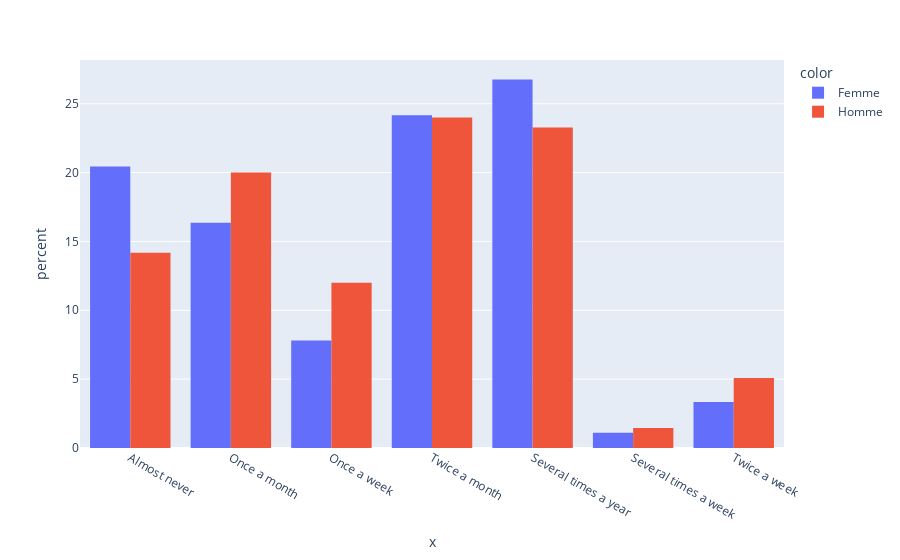

The notebook cell this image was saved under:
### Code cell
px.histogram(x=df_part['date'].map(date_dict),color=df_part['gender'].map(gender_dict),barmode="group",histnorm='percent')

### Figure 1 — Plotly figure (JSON) as saved in the notebook; plotly's stock layout.template omitted (floating-point values rounded to 4 significant figures; data arrays with more than 128 entries replaced by an {"elided": "..."} marker saying what was removed)
{"data": [{"alignmentgroup": "True", "bingroup": "x", "histnorm": "percent", "hovertemplate": "color=Femme<br>x=%{x}<br>percent=%{y}<extra></extra>", "legendgroup": "Femme", "marker": {"color": "#636efa", "pattern": {"shape": ""}}, "name": "Femme", "offsetgroup": "Femme", "orientation": "v", "showlegend": true, "type": "histogram", "x": {"elided": "274 str values"}, "xaxis": "x", "yaxis": "y"}, {"alignmentgroup": "True", "bingroup": "x", "histnorm": "percent", "hovertemplate": "color=Homme<br>x=%{x}<br>percent=%{y}<extra></extra>", "legendgroup": "Homme", "marker": {"color": "#EF553B", "pattern": {"shape": ""}}, "name": "Homme", "offsetgroup": "Homme", "orientation": "v", "showlegend": true, "type": "histogram", "x": {"elided": "278 str values"}, "xaxis": "x", "yaxis": "y"}], "layout": {"barmode": "group", "legend": {"title": {"text": "color"}, "tracegroupgap": 0}, "margin": {"t": 60}, "xaxis": {"anchor": "y", "domain": [0, 1], "title": {"text": "x"}}, "yaxis": {"anchor": "x", "domain": [0, 1], "title": {"text": "percent"}}}}
